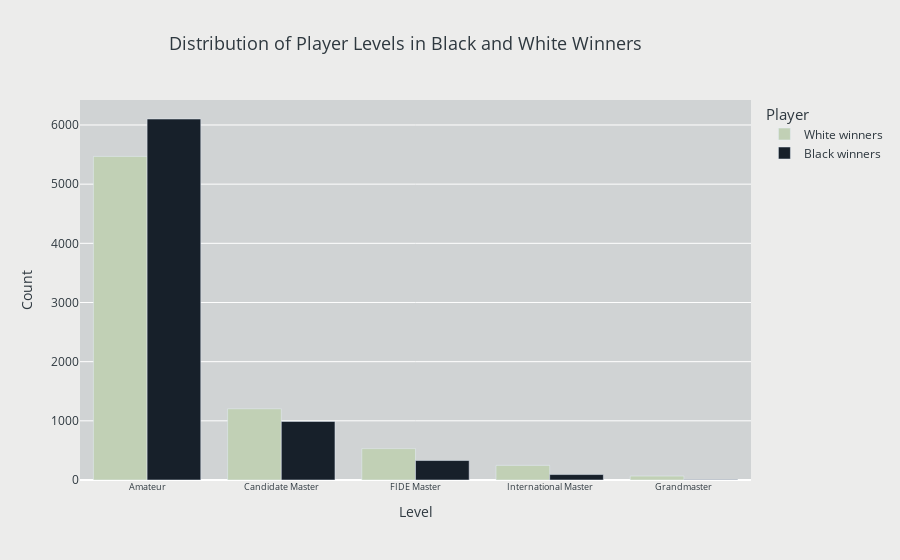

Source (notebook cell):
### Code cell
sns.set_style("whitegrid")
fig = px.bar(level_counts, x=level_counts.index, y=['White winners', 'Black winners'], barmode='group',
             title='Distribution of Player Levels in Black and White Winners',
             color_discrete_sequence=["#C1D0B5", "#17202A"],
             labels={"index": "Level", "value": "Count", "variable": "Player"})
fig.update_layout(
    title_font_color="#2E383F", paper_bgcolor="#ECECEB", title_font_size=18, title_x=0.45, font_color="#2E383F",
    plot_bgcolor="#D0D3D4", legend_title_font_size=15, legend_title_font_color="#2E383F",
    legend_title_text="Player")
fig.update_xaxes(tickfont_size=9)
fig.show()

### Figure 1 — Plotly figure (JSON) as saved in the notebook; plotly's stock layout.template omitted (floating-point values rounded to 4 significant figures)
{"data": [{"alignmentgroup": "True", "hovertemplate": "Player=White winners<br>Level=%{x}<br>Count=%{y}<extra></extra>", "legendgroup": "White winners", "marker": {"color": "#C1D0B5", "pattern": {"shape": ""}}, "name": "White winners", "offsetgroup": "White winners", "orientation": "v", "showlegend": true, "textposition": "auto", "type": "bar", "x": ["Amateur", "Candidate Master", "FIDE Master", "International Master", "Grandmaster"], "xaxis": "x", "y": [5469, 1204, 531, 247, 67], "yaxis": "y"}, {"alignmentgroup": "True", "hovertemplate": "Player=Black winners<br>Level=%{x}<br>Count=%{y}<extra></extra>", "legendgroup": "Black winners", "marker": {"color": "#17202A", "pattern": {"shape": ""}}, "name": "Black winners", "offsetgroup": "Black winners", "orientation": "v", "showlegend": true, "textposition": "auto", "type": "bar", "x": ["Amateur", "Candidate Master", "FIDE Master", "International Master", "Grandmaster"], "xaxis": "x", "y": [6101, 989, 329, 92, 7], "yaxis": "y"}], "layout": {"barmode": "group", "font": {"color": "#2E383F"}, "legend": {"title": {"font": {"color": "#2E383F", "size": 15}, "text": "Player"}, "tracegroupgap": 0}, "paper_bgcolor": "#ECECEB", "plot_bgcolor": "#D0D3D4", "title": {"font": {"color": "#2E383F", "size": 18}, "text": "Distribution of Player Levels in Black and White Winners", "x": 0.45}, "xaxis": {"anchor": "y", "domain": [0, 1], "tickfont": {"size": 9}, "title": {"text": "Level"}}, "yaxis": {"anchor": "x", "domain": [0, 1], "title": {"text": "Count"}}}}
